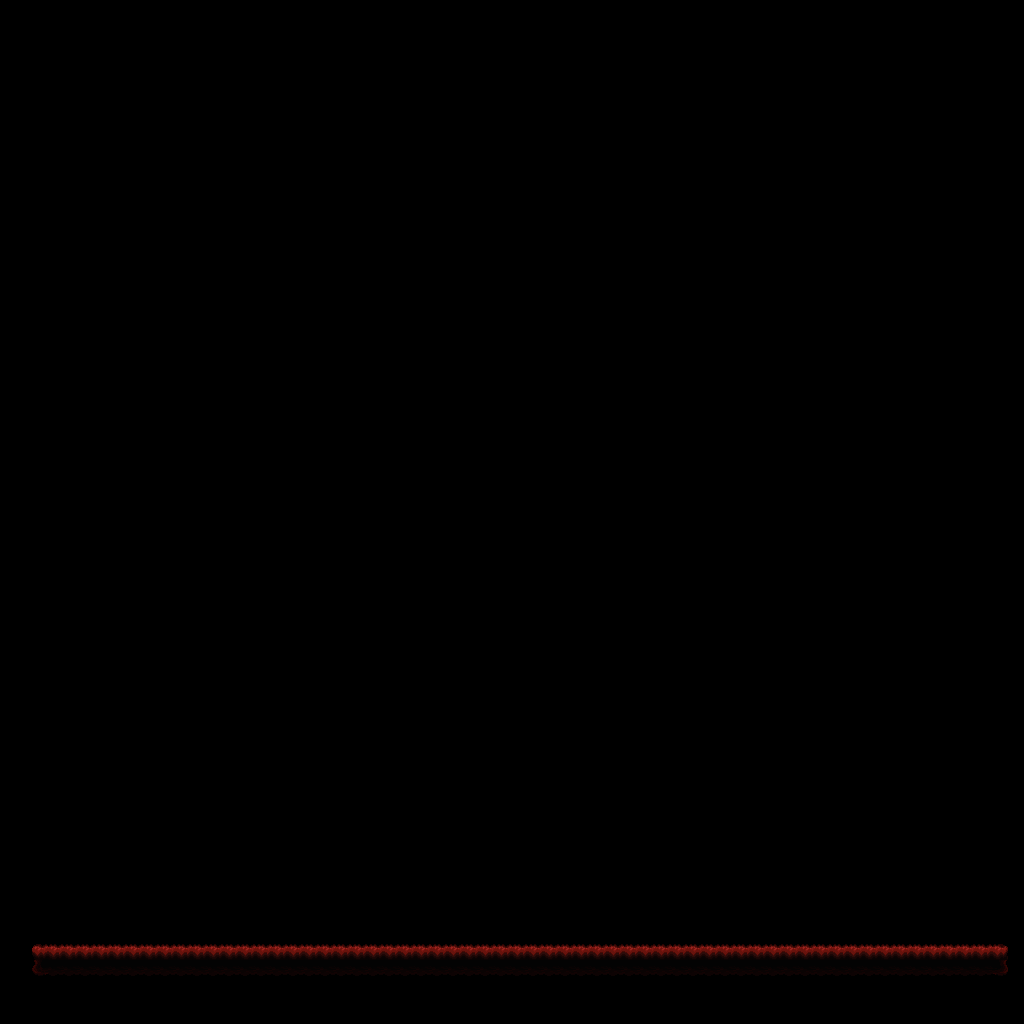

Rendered tile map (Tiled .tmx) drawn with the repository's tilesets; below, a short description and the map source with its tile grids summarised:
An orthogonal 64x64 tile map with 16x16 px tiles, 1 tile layer (tiles) and 1 object (Player).

<map version="1.2" tiledversion="1.2.4" orientation="orthogonal" renderorder="right-down" width="64" height="64" tilewidth="16" tileheight="16" infinite="0" nextlayerid="3" nextobjectid="2">
 <tileset firstgid="1" source="spritesheet.tsx" />
 <layer id="1" name="tiles" width="64" height="64">
  <properties>
   <property name="z" type="float" value="0" />
  </properties>
  <data>[4096 cells, 122 non-empty, 6 distinct tile ids]</data>
 </layer>
 <objectgroup id="2" name="player">
  <properties>
   <property name="z" type="float" value="1" />
  </properties>
  <object id="1" name="Player" type="Player" x="48" y="896" width="16" height="32" />
 </objectgroup>
</map>
